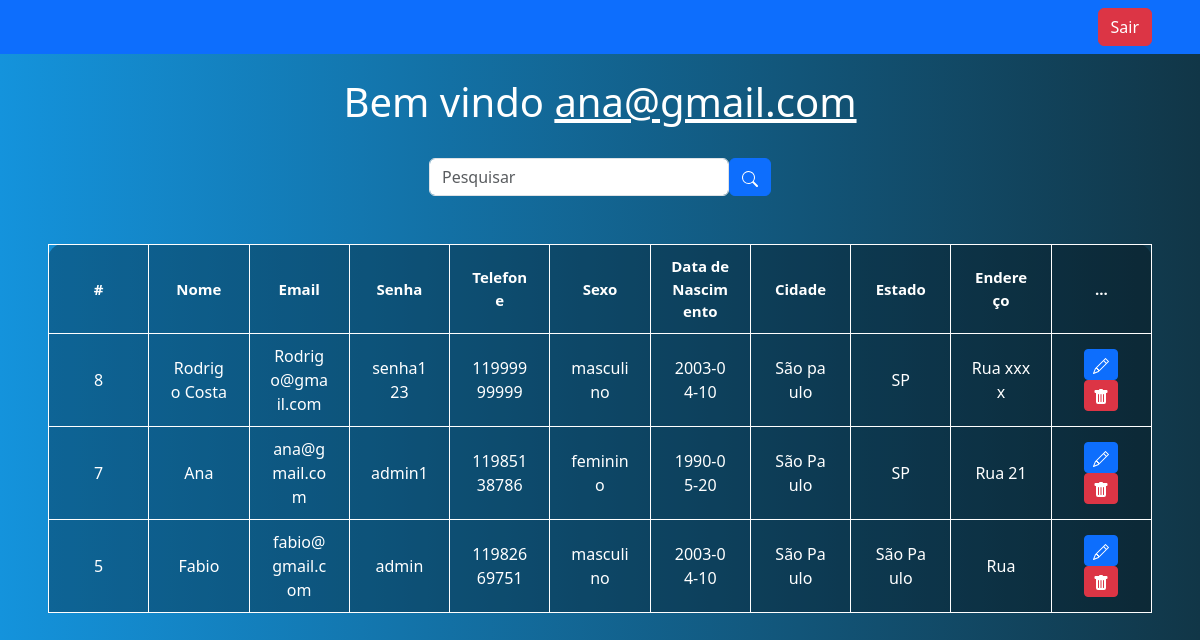
/sistema.php (signed in), run on the app's committed database.
### tables this page shows
CREATE TABLE `usuarios` (
  `id` int(11) NOT NULL,
  `nome` varchar(30) NOT NULL,
  `email` varchar(45) NOT NULL,
  `senha` varchar(45) NOT NULL,
  `telefone` varchar(11) NOT NULL,
  `sexo` varchar(15) NOT NULL,
  `endereco` varchar(45) NOT NULL,
  `data_nasc` date NOT NULL,
  `estado` varchar(45) NOT NULL,
  `cidade` varchar(45) NOT NULL
);

### sistema.php (the view, shortened to what this page needs)
<?php
    include_once("config.php");
    $logado = $_SESSION['email'];
    if(!empty($_GET['search']))
    {
      $data = $_GET['search'];
      $sql = "SELECT * FROM usuarios WHERE id Like '%$data%' or nome Like '%$data%' or email LIKE '%$data%' ORDER BY id DESC";
    }
    else
    {
      $sql = "SELECT * FROM usuarios ORDER BY id DESC";
    }
    $result = $conexao->query($sql);
?>
<!DOCTYPE html>
<html lang="en">
<head>
    <link href="https://cdn.jsdelivr.net/npm/bootstrap@5.3.3/dist/css/bootstrap.min.css" rel="stylesheet">
</head>
<body>
<nav class="navbar navbar-expand-lg navbar-dark bg-primary">
  <div class="container-fluid">
  </div>
  <div class="d-flex">
        <a href="sair.php" class="btn btn-danger me-5">Sair</a>
  </div>
</nav>
<br>
    <?php
        echo "<h1>Bem vindo <u>$logado</u></h1>";
    ?>
    <br>
    <div class="box-search">
      <input type="search" class="form-control w-25" placeholder="Pesquisar" id="pesquisar">
      <button onclick="searchData()" class="btn  btn-primary">
      <svg xmlns="http://www.w3.org/2000/svg" width="16" height="16" fill="currentColor" class="bi bi-search" viewBox="0 0 16 16">
      <path d="M11.742 10.344a6.5 6.5 0 1 0-1.397 1.398h-.001q.044.06.098.115l3.85 3.85a1 1 0 0 0 1.415-1.414l-3.85-3.85a1 1 0 0 0-.115-.1zM12 6.5a5.5 5.5 0 1 1-11 0 5.5 5.5 0 0 1 11 0"/>
</svg>
      </button>
    </div>
    <div class="m-5 ">
        <table class="tabela">
      <thead>
          <tr>
            <th scope="col">#</th>
            <th scope="col">Nome</th>
            <th scope="col">Email</th>
            <th scope="col">Senha</th>
            <th scope="col">Telefone</th>
            <th scope="col">Sexo</th>
            <th scope="col">Data de Nascimento</th>
            <th scope="col">Cidade</th>
            <th scope="col">Estado</th>
            <th scope="col">Endereço</th>
            <th scope="col">...</th>
          </tr>
      </thead>
      <tbody>
        <?php
          while($user_data =mysqli_fetch_assoc($result))
          {
            echo "<tr>";
            echo "<td>". $user_data['id']."</td>";
            echo "<td>". $user_data['nome']."</td>";
            echo "<td>". $user_data['email']."</td>";
            echo "<td>". $user_data['senha']."</td>";
            echo "<td>". $user_data['telefone']."</td>";
            echo "<td>". $user_data['sexo']."</td>";
            echo "<td>". $user_data['data_nasc']."</td>";
            echo "<td>". $user_data['cidade']."</td>";
            echo "<td>". $user_data['estado']."</td>";
            echo "<td>". $user_data['endereco']."</td>";
            echo "<td>
            <a class='btn btn-sm btn-primary' href='edit.php?id=$user_data[id]' > <svg xmlns='http://www.w3.org/2000/svg' width='16' height='16' fill='currentColor' class='bi bi-pencil' viewBox='0 0 16 16'>
              <path d='M12.146.146a.5.5 0 0 1 .708 0l3 3a.5.5 0 0 1 0 .708l-10 10a.5.5 0 0 1-.168.11l-5 2a.5.5 0 0 1-.65-.65l2-5a.5.5 0 0 1 .11-.168zM11.207 2.5 13.5 4.793 14.793 3.5 12.5 1.207zm1.586 3L10.5 3.207 4 9.707V10h.5a.5.5 0 0 1 .5.5v.5h.5a.5.5 0 0 1 .5.5v.5h.293zm-9.761 5.175-.106.106-1.528 3.821 3.821-1.528.106-.106A.5.5 0 0 1 5 12.5V12h-.5a.5.5 0 0 1-.5-.5V11h-.5a.5.5 0 0 1-.468-.325'/>
              </svg>
              </a>
            <a class='btn btn-sm btn-danger' href='delete.php?id=$user_data[id]' >
            <svg xmlns='http://www.w3.org/2000/svg' width='16' height='16' fill='currentColor' class='bi bi-trash-fill' viewBox='0 0 16 16'>
            <path d='M2.5 1a1 1 0 0 0-1 1v1a1 1 0 0 0 1 1H3v9a2 2 0 0 0 2 2h6a2 2 0 0 0 2-2V4h.5a1 1 0 0 0 1-1V2a1 1 0 0 0-1-1H10a1 1 0 0 0-1-1H7a1 1 0 0 0-1 1zm3 4a.5.5 0 0 1 .5.5v7a.5.5 0 0 1-1 0v-7a.5.5 0 0 1 .5-.5M8 5a.5.5 0 0 1 .5.5v7a.5.5 0 0 1-1 0v-7A.5.5 0 0 1 8 5m3 .5v7a.5.5 0 0 1-1 0v-7a.5.5 0 0 1 1 0'/>
            </svg>
            </a>
          </td>";
          }
        ?>
      </tbody>
    </table>
    </div>
</body>
</html>

### sistema.php (style rules this page uses)
body { background-image: linear-gradient(to right, rgb(20,147,220), rgb(17,54,71)); text-align: center; color: white; }
.tabela { width: 100%; background: rgba(0, 0, 0, 0.3); border-radius: 15px 15px 0 0; border-collapse: collapse; min-width: 1000px; table-layout: fixed; }
.tabela th { position: sticky; top: 0; font-size: 15px; }
th,td { border: 1px solid #fff; padding: 10px 20px; word-break: break-all; text-align: center; }
.box-search { display: flex; justify-content: center; gap: .1; }

### data on the page
usuarios: id "8", nome "Rodrigo Costa", email "Rodrigo@gmail.com", senha "senha123", telefone "11999999999", sexo "masculino", data_nasc "2003-04-10", cidade "São paulo", estado "SP", endereco "Rua xxxx"
usuarios: id "7", nome "Ana", email "ana@gmail.com", senha "admin1", telefone "11985138786", sexo "feminino", data_nasc "1990-05-20", cidade "São Paulo", estado "SP", endereco "Rua 21"
usuarios: id "5", nome "Fabio", email "fabio@gmail.com", senha "admin", telefone "11982669751", sexo "masculino", data_nasc "2003-04-10", cidade "São Paulo", estado "São Paulo", endereco "Rua"

### other printed values
$logado "ana@gmail.com"
